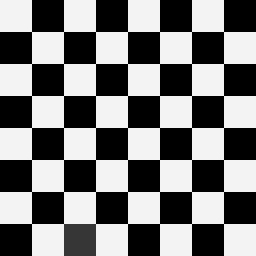
%> input picture 1.png, 256 x 256 px
$ octave --eval "vlad_testPlace;"   (GNU Octave 9; MATLAB toolbox functions it lacks are replaced by stand-ins)
%> lines starting %> are read from the running program, lines starting %| are printed output that depends on the picture
### vlad_preprocStage.m
function [ im_lpf, im_ds, im_eqh, im_fft, pcimg, fpcimg ] = vlad_preprocStage( img_name )
%extragem infoarmtiile despre imagini si returnam aceste argumente

    %read image and its attributes
    i = imread(img_name);
    if size(i,3) == 3
        i = rgb2gray(i);
    end

    %PREPROCESSING

    %LOW PASS FILTERING
    im_lpf = apply_low_pass(i);
    %DOWNSAMPLING
    im_ds = downsample_image(im_lpf);
    %EQUALISE HISTOGRAM
    im_eqh = histeq(im_ds);
    %FFT2 the preprocessed image
    im_doubleFormat = im2double(im_eqh);
    im_fft = fft2(im_doubleFormat);
    im_fft = fftshift(im_fft);

    %convert to polar co-ordinates
    pcimg = imgpolarcoord(im_doubleFormat);
    fpcimg = imgpolarcoord(im_fft);

end

### apply_low_pass.m
function [output_image] = apply_low_pass( varargin )
%Applies a lowpass filter on an image
%   the order of the filter can be specified or it defaults to 10

%Apply gaussian filter
output_image = imgaussfilt(varargin{1}, 0.6);

end

### imgpolarcoord.m
function pcimg=imgpolarcoord(img,radius,angle)
% IMGPOLARCOORD converts a given image from cartesian coordinates to polar
% coordinates.
%
% Input:
%        img  : bidimensional image.
%      radius : radius length (# of pixels to be considered).
%      angle  : # of angles to be considered for decomposition.
%
% Output:
%       pcimg : polar coordinate image.
%
% Usage Example:
%  im=double(imread('cameraman.tif'));
%  fim=fft2(im);
%  pcimg=iapolarcoord(im);
%  fpcimg=iapolarcoord(fim);
%  figure; subplot(2,2,1); imagesc(im); colormap gray; axis image;
%  title('Input image');  subplot(2,2,2);
%  imagesc(log(abs(fftshift(fim)+1)));  colormap gray; axis image;
%  title('FFT');subplot(2,2,3); imagesc(pcimg); colormap gray; axis image;
%  title('Polar Input image');  subplot(2,2,4);
%  imagesc(log(abs(fpcimg)+1));  colormap gray; axis image;
%  title('Polar FFT');


   if nargin < 1
      error('Please specify an image!');
   end

   img         = double(img);
   [rows,cols] = size(img);
   cy          = round(rows/2);
   cx          = round(cols/2);

   if exist('radius','var') == 0
      radius = min(round(rows/2),round(cols/2))-1;
   end

   if exist('angle','var') == 0
      angle = 360;
   end

   pcimg = [];
   i     = 1;

   for r=0:radius
      j = 1;
      for a=0:2*pi/angle:2*pi-2*pi/angle
         pcimg(i,j) = img(cy+round(r*sin(a)),cx+round(r*cos(a)));
         j = j + 1;
      end
      i = i + 1;
   end
end

### expandkey.m
function [ expanded_key ] = expandkey( key,  desired_length)
%EXPANDKEY Expands the key to the desired length by repeating it over and
%over
%   Vernam approves this PBKD scheme

    L = length(key);
    expanded_key=zeros(desired_length, 1);
    for i=1:1:desired_length
        expanded_key(i)=key(mod(i, L)+1);
    end;

end

### get_rbytes.m
function [beta] = get_rbytes(key, m, n)
%GET_RBYTES Gets some rand bytes out of a key
%   see readme for actual method or figure it out yourself... no drama
dkey = expandkey(key, m);
beta = zeros(m,n);
for i=1:1:m
    rng(dkey(i));
    beta(i, :) = rand(1,n);
    beta(i, :) = beta(i, :) .* 255;
    beta(i, :) = round(beta(i, :));
end;

end

### vlad_schema1.m
function [ h ] = vlad_schema1( fpcimg, beta, K)
%VLAD_SCHEMA1 Summary of this function goes here
%   Implementation for schema 1 on feature generation step -- no beta use for
%   this times

    % get the size of the FFT in PC
    [rho_length, theta_length] = size(fpcimg);

    h=zeros(K/2, 1);  %initialise hash vector

    for i=1:1:K/2
        for j=1:rho_length
            h(i) = h(i) + abs(fpcimg(j, i*2));
        end;
    end;

end

### quant_norm.m
function [ qnorm_vector ] = quant_norm(vector, precision)
%QUANT_NORM Normalises and quantifies values in a vector
%   gives an integer value between min and max

max_value=max(vector);
min_value=min(vector);

value_range = 2^precision-1;
thickness= (max_value-min_value)/value_range;

qnorm_vector = vector - min_value;
qnorm_vector = round(qnorm_vector/thickness);

end

### vlad_hamming.m
function [ D ] = vlad_hamming( h1, h2, precision )
%VLAD_HAMMING Summary of this function goes here
%   Detailed explanation goes here

    [r, ~] = size(h1);
    D = 0;

    for i=1:r
        max_a = max(h1(i), h2(i));
        toAdd = 2*max_a - h1(i) - h2(i);
        D = D + toAdd;
    end

    D = double(D);
    D = D / r;
    D = D / (2^precision);

end

### downsample_image.m
function [ output_image ] = downsample_image( varargin )
%Downsamples a image
%   the order of downsampling is a fraction and  can be specified or it
%   defaults to 256x256

x=256;
y=256;

if length(varargin)==3
    x = varargin{2};
    y = varargin{3};
end;

%filtering image
output_image = imresize(varargin{1}, [x y]);
end

### config.m
K = 360;  % for both schemes
features_count = 16;  % for both schemes
radii_count = 4;  % for scheme 2
quantization_factor = 16;  % try increasing it to 32.. it accentuates the differences

### vlad_testPlace.m
function vlad_testPlace()
%VLAD_TESTPLACE Summary of this function goes here
%   Detailed explanation goes here

    %load configuration
    config;

    [~, ~, ~, ~, ~, fpcimg1] = vlad_preprocStage('1.png');
%> in vlad_preprocStage, i is the input picture: size 256x256x3 uint8; min 0, max 245, mean 122.3
%> in apply_low_pass, `output_image = imgaussfilt(varargin{1}, 0.6);`:
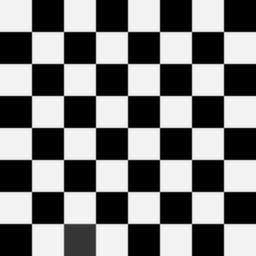
%> output_image: size 256x256 uint8; min 0, max 244, mean 122.3
%> in vlad_preprocStage, `im_eqh = histeq(im_ds);`:
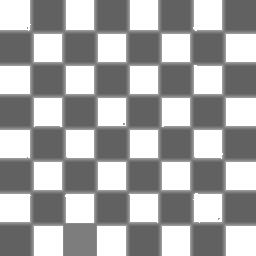
%> im_eqh: size 256x256 uint8; min 97, max 255, mean 167.1
%> after the loop in imgpolarcoord, `for r=0:radius`:
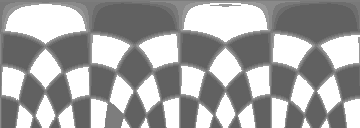
%> pcimg: size 128x360 double; min 0.38, max 1, mean 0.645
%> after the loop in imgpolarcoord, `for r=0:radius`: i = 129
    %key based feature generation
    [rho_length, ~] = size(fpcimg1);
%> rho_length = 128

    %beta based on a key
    beta1 = get_rbytes('asdf1234', rho_length, K);
%> after the loop in get_rbytes, `for i=1:1:m`:
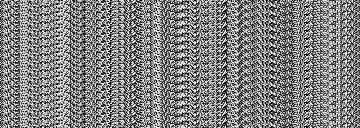
%> beta: size 128x360 double; min 0, max 255, mean 129.1
    h1_img1 = vlad_schema1(fpcimg1, beta1, K);
%> after the loop in vlad_schema1, `for i=1:1:K/2`: h = 180 values, max 97252.7 at index 23, min 1051.9 at index 117, mean 7848.4
%> h1_img1 has the same summary as h in vlad_schema1

    h1_img1 = quant_norm(h1_img1, 8);
%> in quant_norm, `max_value=max(vector);`: max_value = 97252.7
%> in quant_norm, `min_value=min(vector);`: min_value = 1051.9
%> in quant_norm, `thickness= (max_value-min_value)/value_range;`: thickness = 377.3
%> in quant_norm, `qnorm_vector = vector - min_value;`: qnorm_vector = 180 values, max 96200.9 at index 23, min 0 at index 117, mean 6796.6
%> in quant_norm, `qnorm_vector = round(qnorm_vector/thickness);`: qnorm_vector = 180 values, max 255 at index 23, min 0 at index 68, mean 18.04
%> h1_img1 has the same summary as qnorm_vector in quant_norm
    %h1_img1 = bin2gray(h1_img1, 'fsk', 2^8);


    [~, ~, ~, ~, ~, fpcimg2] = vlad_preprocStage('2.png');
%> call 2 of vlad_preprocStage, with img_name = '2.png'
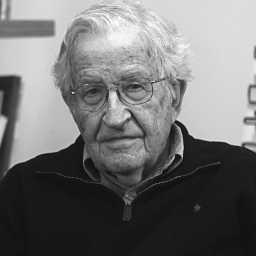
%> input picture 2.png, 256 x 256 px
%> in vlad_preprocStage, i is the input picture: size 256x256x3 uint8; min 18, max 254, mean 114.6
%> in vlad_preprocStage (call 2), `im_eqh = histeq(im_ds);`:
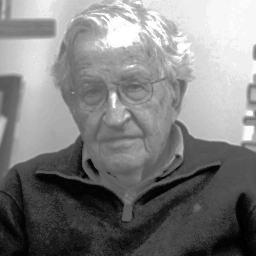
%> im_eqh: size 256x256 uint8; min 0, max 255, mean 127.8
%> after the loop in imgpolarcoord (call 3), `for r=0:radius`:
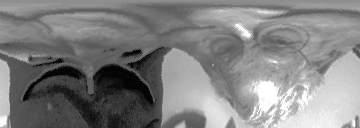
%> pcimg: size 128x360 double; min 0.0157, max 1, mean 0.507
%> after the loop in imgpolarcoord (call 3), `for r=0:radius`: i = 129
    %key based feature generation
    [rho_length, ~] = size(fpcimg2);

    %beta based on a key
    beta2 = get_rbytes('asdf1234', rho_length, K);
    h1_img2 = vlad_schema1(fpcimg2, beta2, K);
%> h1_img2 = 180 values, max 72311 at index 23, min 3701.6 at index 101, mean 13946.8

    h1_img2 = quant_norm(h1_img2, 8);
%> h1_img2 = 180 values, max 255 at index 23, min 0 at index 101, mean 38.07
    %h1_img2 = bin2gray(h1_img2, 'fsk', 2^8);

    %rez1 = hammingdistance(h1_img1, h1_img2);
    D = vlad_hamming(h1_img1, h1_img2, 8);
%> the loop in vlad_hamming, `for i=1:r` made 180 passes
%> (max_a, toAdd, D) on passes 1 to 3: (57, 42, 42), (56, 39, 81), (57, 42, 123)
%> after the loop in vlad_hamming, `for i=1:r`: D = 3939
%> in vlad_hamming, `D = D / r;`: D = 21.88
%> in vlad_hamming, `D = D / (2^precision);`: D = 0.0855
%> D = 0.0855
end
